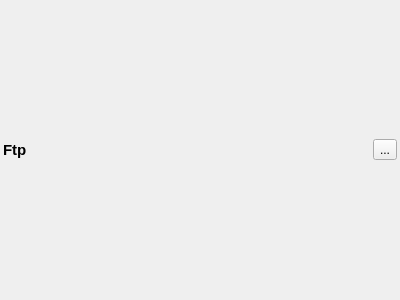
<?xml version="1.0" encoding="UTF-8"?>
<ui version="4.0">
 <class>QKxDesktopFtpWidget</class>
 <widget class="QWidget" name="QKxDesktopFtpWidget">
  <property name="geometry">
   <rect>
    <x>0</x>
    <y>0</y>
    <width>400</width>
    <height>300</height>
   </rect>
  </property>
  <property name="windowTitle">
   <string>Form</string>
  </property>
  <layout class="QVBoxLayout" name="verticalLayout">
   <property name="spacing">
    <number>3</number>
   </property>
   <property name="leftMargin">
    <number>3</number>
   </property>
   <property name="topMargin">
    <number>3</number>
   </property>
   <property name="rightMargin">
    <number>3</number>
   </property>
   <property name="bottomMargin">
    <number>3</number>
   </property>
   <item>
    <layout class="QHBoxLayout" name="horizontalLayout">
     <item>
      <widget class="QLabel" name="label">
       <property name="font">
        <font>
         <pointsize>11</pointsize>
         <weight>75</weight>
         <bold>true</bold>
        </font>
       </property>
       <property name="text">
        <string>Ftp</string>
       </property>
      </widget>
     </item>
     <item>
      <spacer name="horizontalSpacer">
       <property name="orientation">
        <enum>Qt::Horizontal</enum>
       </property>
       <property name="sizeHint" stdset="0">
        <size>
         <width>40</width>
         <height>20</height>
        </size>
       </property>
      </spacer>
     </item>
     <item>
      <widget class="QToolButton" name="btnClose">
       <property name="text">
        <string>...</string>
       </property>
       <property name="icon">
        <iconset resource="feidesk.qrc">
         <normaloff>:/resource/skin/close.png</normaloff>:/resource/skin/close.png</iconset>
       </property>
       <property name="iconSize">
        <size>
         <width>16</width>
         <height>16</height>
        </size>
       </property>
      </widget>
     </item>
    </layout>
   </item>
  </layout>
 </widget>
 <resources>
  <include location="feidesk.qrc"/>
 </resources>
 <connections/>
</ui>
